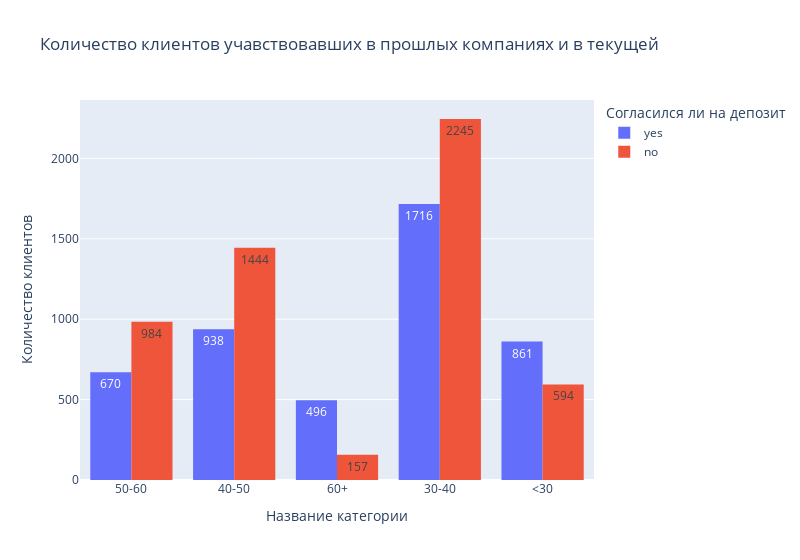

Notebook source saved alongside this figure:
### Markdown cell above
### Задание 8

### Code cell
#Создадим словарь, где определим новые категории для признака age
age_category = {30:'<30',40:'30-40',50:'40-50',60:'50-60'}

#Создадим функцию преобразования признака age
def change_age (age):
    #перебираем словарь и если возраст меньше какого-либо ключа, то присваиваем его значение
    for i,j in age_category.items():
        if age < i: return j
    #если не один ключ не подошёл, то относим человека к категории '60+'
    return '60+'

#создадим новый признак age_category
cleaned_df ['age_category']=cleaned_df.age.apply(change_age)

#Построим многоуровневую столбчатую диаграмму
fig_age = px.histogram(cleaned_df, 
        x="age_category", 
        y="deposit", 
        histfunc='count', 
        color="deposit", 
        barmode='group',
        text_auto=True,
        width=800,
        title='Количество клиентов учавствовавших в прошлых компаниях и в текущей', 
        labels=dict(age_category='Название категории', deposit='Согласился ли на депозит')
        )
#Переименуем ось Y
fig_age.update_layout(yaxis_title_text='Количество клиентов')
fig_age.show()

### Figure 1 — Plotly figure (JSON) as saved in the notebook; plotly's stock layout.template omitted (floating-point values rounded to 4 significant figures; data arrays with more than 128 entries replaced by an {"elided": "..."} marker saying what was removed)
{"data": [{"alignmentgroup": "True", "bingroup": "x", "histfunc": "count", "hovertemplate": "Согласился ли на депозит=yes<br>Название категории=%{x}<br>count=%{y}<extra></extra>", "legendgroup": "yes", "marker": {"color": "#636efa", "pattern": {"shape": ""}}, "name": "yes", "offsetgroup": "yes", "orientation": "v", "showlegend": true, "texttemplate": "%{value}", "type": "histogram", "x": {"elided": "4681 str values"}, "xaxis": "x", "y": {"elided": "4681 str values"}, "yaxis": "y"}, {"alignmentgroup": "True", "bingroup": "x", "histfunc": "count", "hovertemplate": "Согласился ли на депозит=no<br>Название категории=%{x}<br>count=%{y}<extra></extra>", "legendgroup": "no", "marker": {"color": "#EF553B", "pattern": {"shape": ""}}, "name": "no", "offsetgroup": "no", "orientation": "v", "showlegend": true, "texttemplate": "%{value}", "type": "histogram", "x": {"elided": "5424 str values"}, "xaxis": "x", "y": {"elided": "5424 str values"}, "yaxis": "y"}], "layout": {"barmode": "group", "legend": {"title": {"text": "Согласился ли на депозит"}, "tracegroupgap": 0}, "title": {"text": "Количество клиентов учавствовавших в прошлых компаниях и в текущей"}, "width": 800, "xaxis": {"anchor": "y", "domain": [0, 1], "title": {"text": "Название категории"}}, "yaxis": {"anchor": "x", "categoryarray": ["no", "yes"], "categoryorder": "array", "domain": [0, 1], "title": {"text": "Количество клиентов"}}}}
